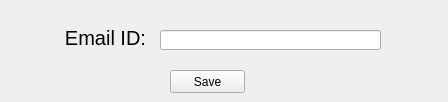
<?xml version="1.0" encoding="UTF-8"?>
<ui version="4.0">
 <class>Form</class>
 <widget class="QWidget" name="Form">
  <property name="geometry">
   <rect>
    <x>0</x>
    <y>0</y>
    <width>448</width>
    <height>102</height>
   </rect>
  </property>
  <property name="sizePolicy">
   <sizepolicy hsizetype="Fixed" vsizetype="Fixed">
    <horstretch>0</horstretch>
    <verstretch>0</verstretch>
   </sizepolicy>
  </property>
  <property name="minimumSize">
   <size>
    <width>448</width>
    <height>102</height>
   </size>
  </property>
  <property name="maximumSize">
   <size>
    <width>448</width>
    <height>102</height>
   </size>
  </property>
  <property name="windowTitle">
   <string>Form</string>
  </property>
  <widget class="QLineEdit" name="lineEdit">
   <property name="geometry">
    <rect>
     <x>160</x>
     <y>30</y>
     <width>221</width>
     <height>20</height>
    </rect>
   </property>
  </widget>
  <widget class="QLabel" name="label">
   <property name="geometry">
    <rect>
     <x>60</x>
     <y>30</y>
     <width>91</width>
     <height>16</height>
    </rect>
   </property>
   <property name="font">
    <font>
     <family>Arial</family>
     <pointsize>15</pointsize>
    </font>
   </property>
   <property name="text">
    <string>Email ID:</string>
   </property>
   <property name="alignment">
    <set>Qt::AlignCenter</set>
   </property>
  </widget>
  <widget class="QPushButton" name="pushButton">
   <property name="geometry">
    <rect>
     <x>170</x>
     <y>70</y>
     <width>75</width>
     <height>23</height>
    </rect>
   </property>
   <property name="text">
    <string>Save</string>
   </property>
  </widget>
 </widget>
 <resources/>
 <connections/>
</ui>
